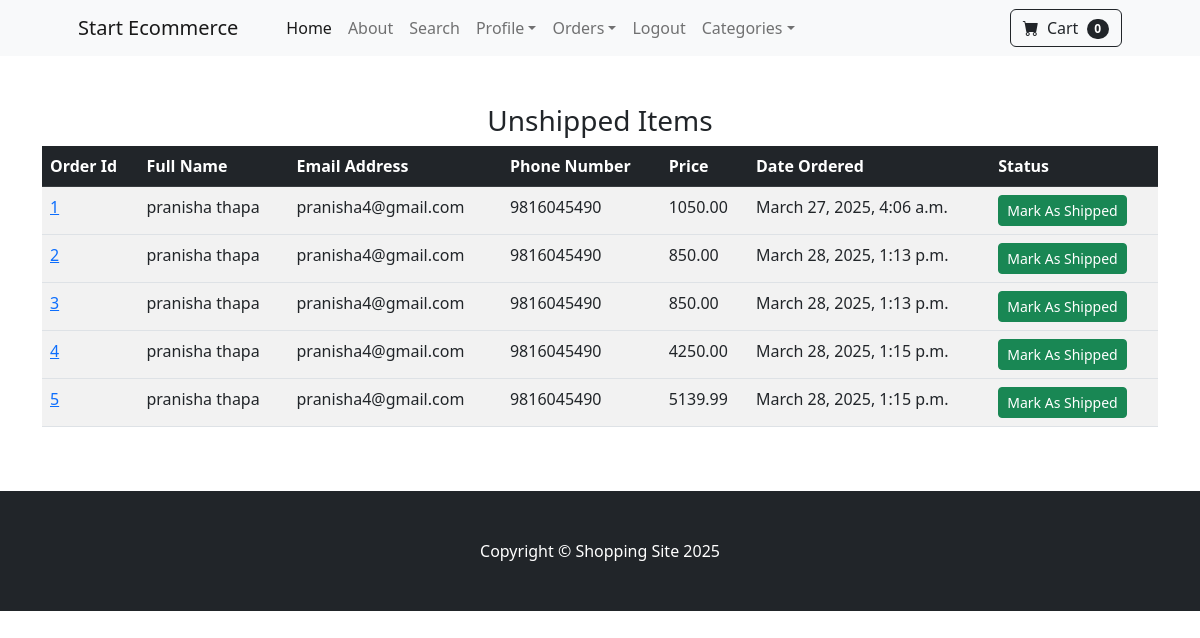
The page /payment/unshipped_dash (signed in) on the database as committed earlier.
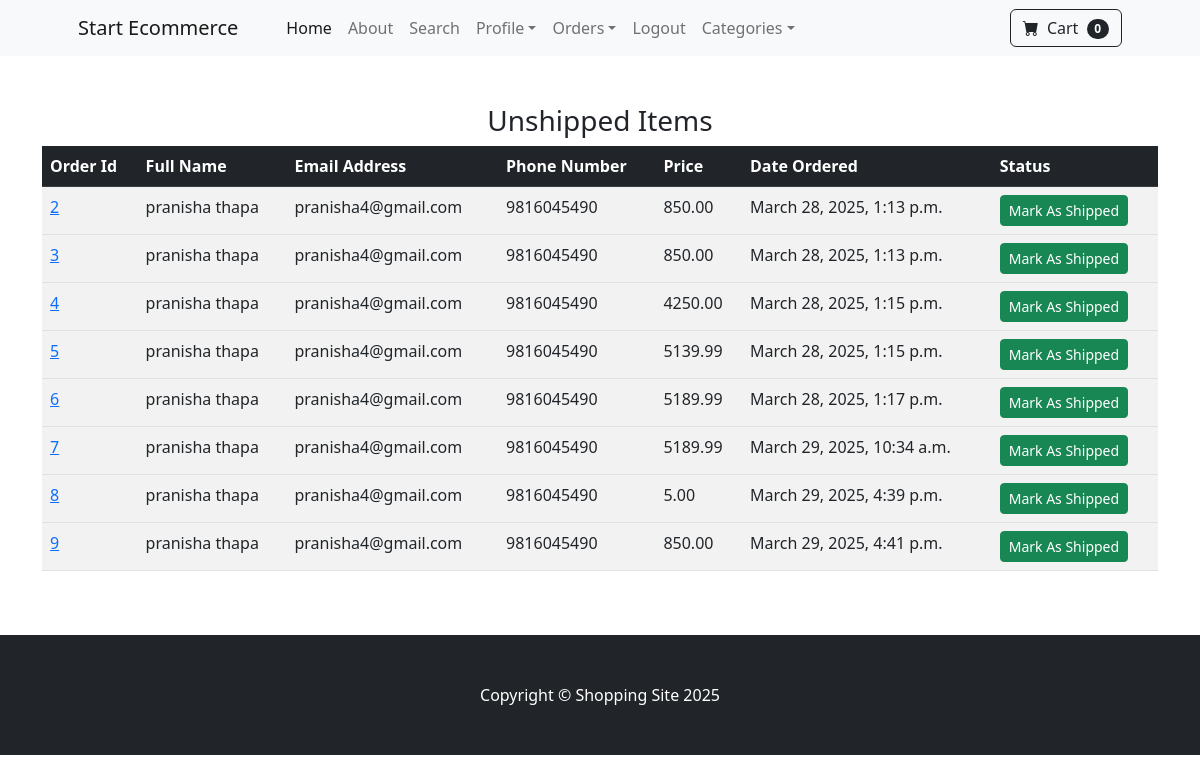
The same page on the database as committed later.
### payment/models.py (models this page shows, shortened)
class Order(models.Model):
    user=models.ForeignKey(User,on_delete=models.CASCADE,null=True,blank=True)
    full_name=models.CharField(max_length=200)
    email=models.EmailField(max_length=200)
    phone_number=models.CharField(max_length=15,blank=True)
    shipping_address=models.TextField(max_length=500)
    amount_paid=models.DecimalField(max_digits=10,decimal_places=2)
    date_ordered=models.DateTimeField(auto_now_add=True)
    shipped=models.BooleanField(default=False)
    date_shipped=models.DateTimeField(blank=True,null=True)

### payment/views.py (the view, shortened to what this page needs)
# urls.py: path('unshipped_dash',views.unshipped_dash,name='unshipped_dash'),
def unshipped_dash(request):
    if request.user.is_authenticated and request.user.is_superuser:
        orders = Order.objects.filter(shipped=False)
        return render(request, 'unshipped_dash.html', {'orders': orders})
    else:
        messages.success(request, 'Access Denied')
        return redirect('index')

### cart/cart.py (called while the page is built)
    def __len__(self):
        return len(self.cart)

### cart/context_processors.py (called while the page is built)
def cart(request):
    return {'cart': Cart(request)}

### payment/templates/unshipped_dash.html (shortened to what this page needs)
{% extends "base.html" %}
{% block content%}
<!DOCTYPE html>
<html>
    <head>
    </head>
    <body>
        <div class="container">
            <div class="row">
                <center>
                    <div class="col-12">
                        <br><br>
                        <h3>Unshipped Items</h3>
                        <table class="table table-striped">
                            <thead class="table-dark">
                              <tr>
                                <th scope="col">Order Id</th>
                                <th scope="col">Full Name</th>
                                <th scope="col">Email Address</th>
                                <th scope="col">Phone Number</th>
                                 <th scope="col">Price</th>
                                 <th scope="col">Date Ordered</th>
                                 <th scope="col">Status</th>
                              </tr>
                            </thead>
                            {% for items in orders %}
                            <tbody>
                              <tr>
                                <td><a href="{% url 'orders' items.id %}">{{items.id}}</a></td>
                                <td>{{items.full_name}}</td>
                                <td>{{items.email}}</td>
                                <td>{{items.phone_number}}</td>
                                <td>{{items.amount_paid}}</td>
                                <td>{{items.date_ordered}}</td>
                                <td>
                                    <form action="" method="POST">
                                        <button type="submit" class="btn btn-success btn-sm">Mark As Shipped</button>
                                    </form>
                                </td>
                              </tr>
                            </tbody>
                            {% endfor %}
                          </table>
                        <br><br>
                    </div>
                </center>
            </div>
            </div>
    </body>
</html>
{% endblock %}

Rows that differ between the two databases and show on the page:
no longer on this page (row edited): Order: id "1", full_name "pranisha thapa", email "pranisha4@gmail.com", phone_number "9816045490", amount_paid "1050.00", date_ordered "March 27, 2025, 4:06 a.m."
now on this page (row edited): Order: id "6", full_name "pranisha thapa", email "pranisha4@gmail.com", phone_number "9816045490", amount_paid "5189.99", date_ordered "March 28, 2025, 1:17 p.m."
now on this page (row edited): Order: id "7", full_name "pranisha thapa", email "pranisha4@gmail.com", phone_number "9816045490", amount_paid "5189.99", date_ordered "March 29, 2025, 10:34 a.m."
added Order: id "8", full_name "pranisha thapa", email "pranisha4@gmail.com", phone_number "9816045490", amount_paid "5.00", date_ordered "March 29, 2025, 4:39 p.m."
added Order: id "9", full_name "pranisha thapa", email "pranisha4@gmail.com", phone_number "9816045490", amount_paid "850.00", date_ordered "March 29, 2025, 4:41 p.m."
